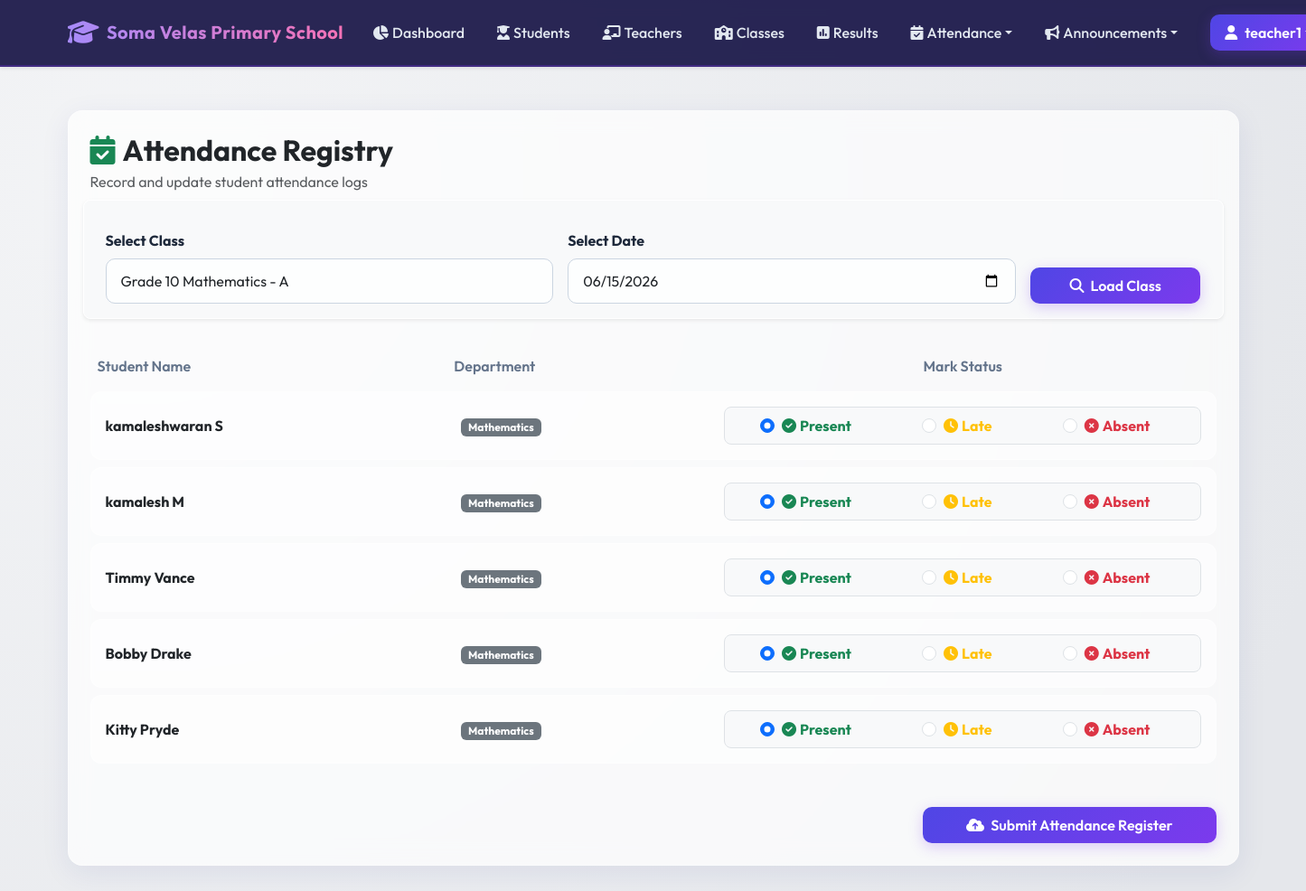
The app's page /attendance/mark?class_id=1 (signed in) with its own data.
### models.py (models this page shows, shortened)
class User(db.Model):
    __tablename__ = 'users'
    id = db.Column(db.Integer, primary_key=True)
    username = db.Column(db.String(100), unique=True, nullable=False)
    password_hash = db.Column(db.String(255), nullable=False)
    role_id = db.Column(db.Integer, db.ForeignKey('roles.id'), nullable=False)
    is_active = db.Column(db.Boolean, default=True, nullable=False)
    created_at = db.Column(db.DateTime, default=datetime.utcnow)
    teacher_profile = db.relationship('Teacher', backref='user', uselist=False, cascade="all, delete-orphan")
    student_profile = db.relationship('Student', backref='user', uselist=False, cascade="all, delete-orphan")
    def has_permission(self, perm_name):
        return any(p.name == perm_name for p in self.role.permissions)

class Student(db.Model):
    __tablename__ = 'students'
    id = db.Column(db.Integer, primary_key=True)
    user_id = db.Column(db.Integer, db.ForeignKey('users.id', ondelete='CASCADE'), unique=True, nullable=False)
    name = db.Column(db.String(100), nullable=False)
    age = db.Column(db.Integer)
    department = db.Column(db.String(100))
    class_id = db.Column(db.Integer, db.ForeignKey('classes.id', ondelete='SET NULL'), nullable=True)
    is_representative = db.Column(db.Boolean, default=False, nullable=False)
    attendance_records = db.relationship('Attendance', backref='student', cascade="all, delete-orphan", lazy=True)
    results = db.relationship('Result', backref='student', cascade="all, delete-orphan", lazy=True)

class Attendance(db.Model):
    __tablename__ = 'attendance'
    id = db.Column(db.Integer, primary_key=True)
    student_id = db.Column(db.Integer, db.ForeignKey('students.id', ondelete='CASCADE'), nullable=False)
    class_id = db.Column(db.Integer, db.ForeignKey('classes.id', ondelete='CASCADE'), nullable=False)
    date = db.Column(db.Date, nullable=False)
    status = db.Column(db.String(20), nullable=False) # 'Present', 'Absent', 'Late'
    marked_by_id = db.Column(db.Integer, db.ForeignKey('users.id'), nullable=False)
    marked_by = db.relationship('User', backref='marked_attendance', lazy=True)

### blueprints/attendance.py (the view, shortened to what this page needs)
@attendance_bp.route('/mark', methods=['GET', 'POST'])
@login_required
@role_required('Principal', 'Teacher')
def mark_attendance():
    user = g.current_user
    if user.role.name == 'Teacher' and user.teacher_profile:
        classes = Class.query.filter_by(teacher_id=user.teacher_profile.id).all()
    else:
        classes = Class.query.all()
    selected_class_id = request.args.get('class_id', type=int)
    selected_date_str = request.args.get('date', date.today().isoformat())
    selected_date = datetime.strptime(selected_date_str, '%Y-%m-%d').date()
    students = []
    existing_attendance = {}
    if selected_class_id:
        students = Student.query.filter_by(class_id=selected_class_id).all()
        records = Attendance.query.filter_by(class_id=selected_class_id, date=selected_date).all()
        existing_attendance = {r.student_id: r.status for r in records}
    return render_template(
        'attendance/mark.html',
        classes=classes,
        students=students,
        selected_class_id=selected_class_id,
        selected_date_str=selected_date_str,
        existing_attendance=existing_attendance
    )

### templates/attendance/mark.html (shortened to what this page needs)
{% extends "base.html" %}
{% block content %}
<div class="glass-panel p-4">
    <div class="mb-4">
        <h2 class="fw-bold mb-1 text-dark"><i class="fa-solid fa-calendar-check me-2 text-success"></i>Attendance Registry</h2>
        <p class="text-muted mb-0">Record and update student attendance logs</p>
    </div>
    <form method="GET" action="{{ url_for('attendance.mark_attendance') }}" class="row g-3 align-items-end mb-4 bg-light p-3 rounded-3 shadow-sm border border-white">
        <div class="col-md-5">
            <label class="form-label fw-bold" for="class_id">Select Class</label>
            <select name="class_id" id="class_id" class="form-select form-control-premium" required>
                {% for cls in classes %}
                    <option value="{{ cls.id }}" {% if selected_class_id == cls.id %}selected{% endif %}>
                        {{ cls.class_name }} - {{ cls.section }}
                    </option>
                {% endfor %}
            </select>
        </div>
        <div class="col-md-5">
            <label class="form-label fw-bold" for="date">Select Date</label>
            <input type="date" name="date" id="date" class="form-control form-control-premium" value="{{ selected_date_str }}" required>
        </div>
        <div class="col-md-2 d-grid">
            <button type="submit" class="btn btn-premium py-2">
                <i class="fa-solid fa-magnifying-glass me-1"></i> Load Class
            </button>
        </div>
    </form>
    {% if selected_class_id %}
        {% if students %}
            <form method="POST" action="{{ url_for('attendance.mark_attendance') }}">
                <div class="table-responsive mb-4">
                    <table class="table table-premium w-100">
                        <thead>
                            <tr>
                                <th>Student Name</th>
                                <th>Department</th>
                                <th class="text-center" style="width: 45%;">Mark Status</th>
                            </tr>
                        </thead>
                        <tbody>
                            {% for student in students %}
                                {% set status = existing_attendance.get(student.id, 'Present') %}
                                <tr>
                                    <td><strong>{{ student.name }}</strong></td>
                                    <td><span class="badge bg-secondary">{{ student.department }}</span></td>
                                    <td>
                                        <div class="d-flex justify-content-around bg-light p-2 rounded-3 border">
                                            <div class="form-check form-check-inline mb-0">
                                                <input class="form-check-input" type="radio" name="status_{{ student.id }}" id="present_{{ student.id }}" value="Present" {% if status == 'Present' %}checked{% endif %}>
                                                <label class="form-check-label text-success fw-bold" for="present_{{ student.id }}"><i class="fa-solid fa-circle-check me-1"></i>Present</label>
                                            </div>
                                            <div class="form-check form-check-inline mb-0">
                                                <input class="form-check-input" type="radio" name="status_{{ student.id }}" id="late_{{ student.id }}" value="Late" {% if status == 'Late' %}checked{% endif %}>
                                                <label class="form-check-label text-warning fw-bold" for="late_{{ student.id }}"><i class="fa-solid fa-clock me-1"></i>Late</label>
                                            </div>
                                            <div class="form-check form-check-inline mb-0">
                                                <input class="form-check-input" type="radio" name="status_{{ student.id }}" id="absent_{{ student.id }}" value="Absent" {% if status == 'Absent' %}checked{% endif %}>
                                                <label class="form-check-label text-danger fw-bold" for="absent_{{ student.id }}"><i class="fa-solid fa-circle-xmark me-1"></i>Absent</label>
                                            </div>
                                        </div>
                                    </td>
                                </tr>
                            {% endfor %}
                        </tbody>
                    </table>
                </div>
                <div class="d-flex justify-content-end gap-2">
                    <button type="submit" class="btn btn-premium px-5 py-2">
                        <i class="fa-solid fa-cloud-arrow-up me-1"></i> Submit Attendance Register
                    </button>
                </div>
            </form>
        {% else %}
            <div class="text-center py-5">
                <i class="fa-solid fa-users-slash fs-1 text-muted mb-3 d-block"></i>
                <h5 class="text-muted">No students registered in this class.</h5>
                <a href="{{ url_for('academic.student_add') }}" class="btn btn-outline-primary mt-2">Add Students</a>
            </div>
        {% endif %}
    {% else %}
        <div class="text-center py-5">
            <i class="fa-solid fa-hand-pointer fs-1 text-muted mb-3 d-block"></i>
            <h5 class="text-muted">Please select a class and date above to load the roster.</h5>
        </div>
    {% endif %}
</div>
{% endblock %}

### templates/base.html (shortened to what this page needs)
<!DOCTYPE html>
<html lang="en">
<head>
    <link href="https://cdn.jsdelivr.net/npm/bootstrap@5.3.0/dist/css/bootstrap.min.css" rel="stylesheet">
    <link href="https://cdnjs.cloudflare.com/ajax/libs/font-awesome/6.4.0/css/all.min.css" rel="stylesheet">
    <link href="{{ url_for('static', filename='css/portal.css') }}" rel="stylesheet">
</head>
<body>
    <nav class="navbar navbar-expand-lg navbar-dark navbar-premium py-3 mb-4 shadow-sm">
        <div class="container">
            <a class="navbar-brand d-flex align-items-center" href="{{ url_for('root') }}">
                <i class="fa-solid fa-graduation-cap me-2 fs-3"></i>
                <span>Soma Velas Primary School</span>
            </a>
            <div class="collapse navbar-collapse" id="navbarNav">
                <ul class="navbar-nav ms-auto align-items-center gap-1">
                    {% if current_user %}
                        <li class="nav-item">
                            <a class="nav-link nav-link-premium d-flex align-items-center" href="{{ url_for('home') }}">
                                <i class="fa-solid fa-chart-pie me-1"></i> Dashboard
                            </a>
                        </li>
                        {% if current_user.role.name in ['Principal', 'Teacher', 'Student Representative'] %}
                            <li class="nav-item">
                                <a class="nav-link nav-link-premium d-flex align-items-center" href="{{ url_for('academic.students_list') }}">
                                    <i class="fa-solid fa-user-graduate me-1"></i> Students
                                </a>
                            </li>
                        {% endif %}
                        {% if current_user.role.name in ['Principal', 'Teacher'] %}
                            <li class="nav-item">
                                <a class="nav-link nav-link-premium d-flex align-items-center" href="{{ url_for('academic.teachers_list') }}">
                                    <i class="fa-solid fa-chalkboard-user me-1"></i> Teachers
                                </a>
                            </li>
                        {% endif %}
                        <li class="nav-item">
                            <a class="nav-link nav-link-premium d-flex align-items-center" href="{{ url_for('academic.classes_list') }}">
                                <i class="fa-solid fa-school me-1"></i> Classes
                            </a>
                        </li>
                        <li class="nav-item">
                            <a class="nav-link nav-link-premium d-flex align-items-center" href="{{ url_for('academic.results_list') }}">
                                <i class="fa-solid fa-square-poll-vertical me-1"></i> Results
                            </a>
                        </li>
                        <li class="nav-item dropdown">
                            <a class="nav-link nav-link-premium dropdown-toggle d-flex align-items-center" href="#" id="navbarDropdown" role="button" data-bs-toggle="dropdown" aria-expanded="false">
                                <i class="fa-solid fa-calendar-check me-1"></i> Attendance
                            </a>
                        </li>
                        <li class="nav-item dropdown">
                            <a class="nav-link nav-link-premium dropdown-toggle d-flex align-items-center" href="#" id="navbarAnnouncementsDropdown" role="button" data-bs-toggle="dropdown" aria-expanded="false">
                                <i class="fa-solid fa-bullhorn me-1"></i> Announcements
                            </a>
                        </li>
                        <li class="nav-item ms-lg-3">
                            <div class="dropdown">
                                <a class="btn btn-premium px-3 py-2 d-flex align-items-center dropdown-toggle" href="#" role="button" id="userMenuLink" data-bs-toggle="dropdown" aria-expanded="false">
                                    <i class="fa-solid fa-user me-2"></i> {{ current_user.username }}
                                </a>
                            </div>
                        </li>
                    {% else %}
                        <li class="nav-item">
                            <a class="btn btn-premium px-4" href="{{ url_for('auth.login') }}">
                                <i class="fa-solid fa-right-to-bracket me-2"></i> Login
                            </a>
                        </li>
                    {% endif %}
                </ul>
            </div>
        </div>
    </nav>
    <div class="container my-5">
        <div class="row justify-content-center">
            <div class="col-12">
                {% block content %}{% endblock %}
            </div>
        </div>
    </div>
</body>
</html>

### static/css/portal.css (style rules this page uses)
:root { --primary-gradient: linear-gradient(135deg, #4f46e5 0%, #7c3aed 100%); --glass-bg: rgba(255, 255, 255, 0.7); --glass-border: rgba(255, 255, 255, 0.3); --dark-primary: #1e1b4b; --dark-secondary: #312e81; --accent: #f43f5e; --success: #10b981; --warning: #f59e0b; --info: #06b6d4; --text-main: #1e293b; --text-muted: #64748b; --bg-main: #f8fafc; }
body { font-family: 'Outfit', sans-serif; background: radial-gradient(circle at 10% 20%, rgba(243, 244, 246, 1) 0%, rgba(229, 231, 235, 1) 90%); min-height: 100vh; color: var(--text-main); overflow-x: hidden; }
.glass-panel { background: var(--glass-bg); backdrop-filter: blur(12px); -webkit-backdrop-filter: blur(12px); border: 1px solid var(--glass-border); border-radius: 16px; box-shadow: 0 8px 32px 0 rgba(31, 38, 135, 0.08); transition: all 0.3s cubic-bezier(0.4, 0, 0.2, 1); }
.navbar-premium { background: rgba(30, 27, 75, 0.95) !important; backdrop-filter: blur(8px); border-bottom: 2px solid rgba(124, 58, 237, 0.3); }
.navbar-brand { font-weight: 700; letter-spacing: 0.5px; background: linear-gradient(to right, #a78bfa, #f472b6); -webkit-background-clip: text; -webkit-text-fill-color: transparent; }
.nav-link-premium { color: #e2e8f0 !important; font-weight: 500; padding: 0.5rem 1rem !important; border-radius: 8px; transition: all 0.2s ease; }
.btn-premium { background: var(--primary-gradient); color: white !important; border: none; font-weight: 600; border-radius: 10px; padding: 0.6rem 1.5rem; box-shadow: 0 4px 15px rgba(124, 58, 237, 0.25); transition: all 0.2s ease; }
.form-control-premium { border-radius: 10px; border: 1px solid #cbd5e1; padding: 0.75rem 1rem; background: rgba(255, 255, 255, 0.8); transition: all 0.2s ease; }
.table-premium { border-collapse: separate; border-spacing: 0 8px; }
.table-premium tr { border-radius: 12px; }
.table-premium th { background: transparent; border: none; font-weight: 600; color: var(--text-muted); }
.table-premium td { background: rgba(255, 255, 255, 0.55); border: none; border-top: 1px solid rgba(255, 255, 255, 0.4); border-bottom: 1px solid rgba(255, 255, 255, 0.4); padding: 1rem; vertical-align: middle; }
.table-premium td:first-child { border-left: 1px solid rgba(255, 255, 255, 0.4); border-top-left-radius: 12px; border-bottom-left-radius: 12px; }
.table-premium td:last-child { border-right: 1px solid rgba(255, 255, 255, 0.4); border-top-right-radius: 12px; border-bottom-right-radius: 12px; }

### records on screen
User: username "teacher1"
Student: name "kamaleshwaran S", department "Mathematics", id "☑ Present", id "☐ Late", id "☐ Absent"
Student: name "kamalesh M", department "Mathematics", id "☑ Present", id "☐ Late", id "☐ Absent"
Student: name "Timmy Vance", department "Mathematics", id "☑ Present", id "☐ Late", id "☐ Absent"
Student: name "Bobby Drake", department "Mathematics", id "☑ Present", id "☐ Late", id "☐ Absent"
Student: name "Kitty Pryde", department "Mathematics", id "☑ Present", id "☐ Late", id "☐ Absent"

### other values on screen
form field class_id "Grade 10 Mathematics - A"
